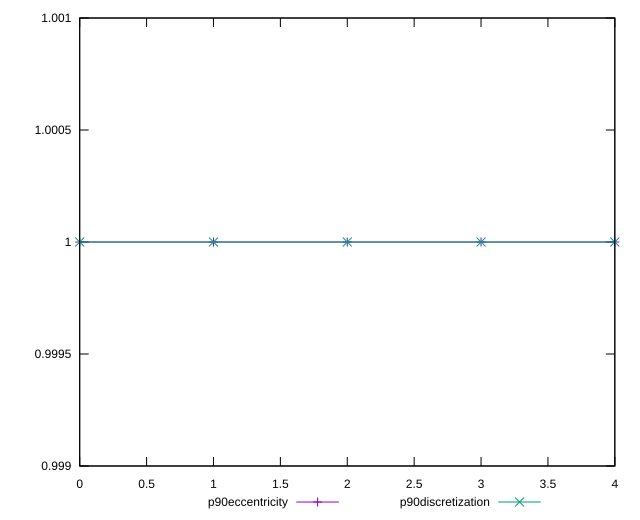

The gnuplot source for this figure:
reset

$p90Eccentricity <<EOF
0 0.9999999999999996
1 0.9999999999999996
2 1.0000000000000004
3 1.0000000000000002
4 1.0000000000000002
EOF

$p90Discretization <<EOF
0 1
1 1
2 1
3 1
4 1
EOF

set key outside below
set xrange [0:4]
set yrange [0.9989999999999996:1.0010000000000003]
set trange [0.9989999999999996:1.0010000000000003]
set terminal svg size 640, 520 enhanced background rgb 'white'
set output "report_00014_2021-02-09T15:56:05.503Z/first-meaningful-paint/progression/eccentricity.svg"

plot $p90Eccentricity title "p90eccentricity" with linespoints, \
     $p90Discretization title "p90discretization" with linespoints

reset
